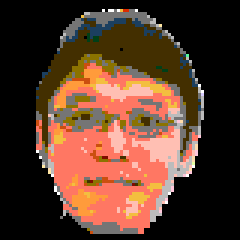
#> input picture recovered/oyaki-20260821/backups/host.bak.pre-rollback-20260820-175857/assets/takemuraface_fc6.png, 80 x 80 px (shown 3 times larger)
$ python block_breaker_selftest.py
#> lines starting #> are read from the running program, lines starting #| are printed output that depends on the picture; after the words box and inside, x2 and y2 are one past the last pixel; in counts of white or black regions, pixels touching at a corner belong together
### recovered/oyaki-20260821/backups/host.bak.pre-rollback-20260820-175857/block_breaker.py
#!/usr/bin/env python3
"""USBカメラで操作する192x384 RGB LEDブロック崩し。

主機でカメラ判定、ゲーム更新、FC6パレット番号での描画を完結する。完成フレームは
既存の UdpFrameSender が192x96ずつ4台のPiへ送るため、Pi側へ人物映像・人物マスク・
ゲームロジックを渡さない。
"""
from __future__ import annotations

import argparse
import ctypes
import ctypes.util
import json
import math
import signal
import sys
import time
from dataclasses import dataclass
from pathlib import Path
from typing import Iterable

import cv2
import numpy as np

HOST = Path(__file__).resolve().parent
for directory in (HOST, HOST / "test_mode"):
    if str(directory) not in sys.path:
        sys.path.insert(0, str(directory))

from palettes import FC6, FC6_BLACK, FC6_LIMIT, FC6_WHITE, PaletteMode  # noqa: E402
from test_mode import CANVAS_HEIGHT, CANVAS_WIDTH, PI_COUNT, UdpFrameSender, parse_pi  # noqa: E402


# 正本 host/palettes.py 内のFC6インデックスだけを使う。
SKY, SKY_DOT, PADDLE, PADDLE_EDGE, BALL = 0x1C, 0x20, 0x1E, 0x22, FC6_WHITE
TEXT, DIM = FC6_WHITE, 0x31

# cv2.waitKeyEx() の値はOS/バックエンドで異なる。ASCIIに加え、Linux/X11・
# macOS/Cocoa・Windowsで使われる代表値を受け入れる。
LEFT_KEYS = frozenset((81, 2424832, 65361, 63234))
RIGHT_KEYS = frozenset((83, 2555904, 65363, 63235))
UP_KEYS = frozenset((82, 2490368, 65362, 63232))
# OpenCVのwaitKeyExにはキー解放イベントがないため、キーリピート間を埋める最小限の保持時間を持たせる。
# これを長くすると、キーを離した後も慣性のように動いて見える。
# X11のキー状態取得が使えない環境でのフォールバック用。
KEYBOARD_EVENT_HOLD_SECONDS = 0.08
BOSS_IMAGE = HOST / "assets" / "takemuraface_fc6.png"


def load_boss_sprite(path: Path = BOSS_IMAGE) -> tuple[np.ndarray, np.ndarray]:
    """透過PNGをFC6インデックス画像と不透明マスクへ変換する。"""
    source = cv2.imread(str(path), cv2.IMREAD_UNCHANGED)
    if source is None:
        raise RuntimeError(f"ボス画像を読み込めない: {path}")
    if source.ndim != 3 or source.shape[2] != 4:
        raise RuntimeError(f"ボス画像はRGBA PNGでなければならない: {path}")
    rgb = source[:, :, :3][:, :, ::-1].astype(np.int32)
    palette = np.asarray([color[:3] for color in FC6], dtype=np.int32)
    distance = np.sum((rgb[:, :, None, :] - palette[None, None, :, :]) ** 2, axis=3)
    indexed = np.argmin(distance, axis=2).astype(np.uint8)
    return indexed, source[:, :, 3] > 0


# [15 lines left out: function rotate_frame, not called in this run]


@dataclass(frozen=True)
class BodyMeasurement:
    """ROI内で0〜1に正規化した重心・下端・面積。"""

    x: float
    y: float
    bottom: float
    area: float


@dataclass(frozen=True)
class PositionCalibration:
    """校正時のLEFT/CENTER/RIGHTをゲームの0/0.5/1へ対応付ける。"""

    left_x: float
    center_x: float
    right_x: float

    def __post_init__(self) -> None:
        values = (self.left_x, self.center_x, self.right_x)
        if not all(math.isfinite(value) for value in values):
            raise ValueError("左右位置の校正値は有限値である必要がある")
        if not self.left_x < self.center_x < self.right_x:
            raise ValueError("左右位置の校正値は left < center < right である必要がある")

    def map(self, x: float, mirror: bool = False) -> float:
        """非対称な実測幅を保ち、基準姿勢を必ずゲーム中央へ置く。"""
        if x <= self.center_x:
            position = 0.5 * (x - self.left_x) / (self.center_x - self.left_x)
        else:
            position = 0.5 + 0.5 * (x - self.center_x) / (self.right_x - self.center_x)
        position = min(1.0, max(0.0, position))
        return 1.0 - position if mirror else position


@dataclass(frozen=True)
class InputState:
    lateral: int = 0  # -1 LEFT, 0 IDLE, 1 RIGHT
    jump: bool = False  # 1フレームのイベント
    body_present: bool = False
    calibrated: bool = False
    #: 0..1 の絶対位置（0が画面左端）。カメラ入力時のみ入る。
    position: float | None = None


class InputClassifier:
    """校正済み重心の時系列をLEFT/RIGHT/JUMPへ変換する。"""

    #: 既定閾値のまま使う場合の「強制切替」倍率。--calibration 指定時も同じ比率を保つ。
    FORCE_RATIO = 1.7

    def __init__(
        self,
        samples: int = 30,
        jump_rise_y_min: float = 0.05,
        jump_rise_bottom_min: float = 0.04,
        left_delta_min: float = 0.10,
        right_delta_min: float = 0.10,
        center_tolerance: float = 0.045,
        baseline: "BodyMeasurement | None" = None,
        mirror: bool = False,
    ) -> None:
        self.mirror = bool(mirror)
        self.required_samples = max(3, samples)
        if (
            not math.isfinite(jump_rise_y_min)
            or not math.isfinite(jump_rise_bottom_min)
            or jump_rise_y_min <= 0
            or jump_rise_bottom_min <= 0
        ):
            raise ValueError("ジャンプ閾値は正の値")
        for name, value in (
            ("left_delta_min", left_delta_min),
            ("right_delta_min", right_delta_min),
            ("center_tolerance", center_tolerance),
        ):
            if not math.isfinite(value) or value <= 0:
                raise ValueError(f"{name} は正の値")
        if center_tolerance >= min(left_delta_min, right_delta_min):
            raise ValueError("center_tolerance は left/right の delta_min より小さい必要がある")
        self.jump_rise_y_min = float(jump_rise_y_min)
        self.jump_rise_bottom_min = float(jump_rise_bottom_min)
        self.left_delta_min = float(left_delta_min)
        self.right_delta_min = float(right_delta_min)
        self.center_tolerance = float(center_tolerance)
        self.samples: list[BodyMeasurement] = []
        self.baseline: BodyMeasurement | None = baseline
        self.fixed_baseline = baseline
        self.last: BodyMeasurement | None = None
        self.last_time = 0.0
        self.lateral = 0
        self.candidate = 0
        self.candidate_since = 0.0
        self.jump_latched = False
        self.last_jump = -math.inf

    @property
    def calibrated(self) -> bool:
        return self.baseline is not None

    # [11 lines left out: function reset, not called in this run]

    def update(self, body: BodyMeasurement | None, now: float) -> InputState:
        if body is None:
            self.last = None
            self.lateral = 0
            self.candidate = 0
            return InputState(calibrated=self.calibrated)
        if self.baseline is None:
            self.samples.append(body)
            if len(self.samples) >= self.required_samples:
                data = np.asarray([[v.x, v.y, v.bottom, v.area] for v in self.samples])
                values = np.median(data, axis=0)
                self.baseline = BodyMeasurement(*[float(v) for v in values])
                self.samples.clear()
            self.last, self.last_time = body, now
            return InputState(body_present=True, calibrated=self.calibrated)

        base = self.baseline
        velocity_x = 0.0 if self.last is None else (body.x - self.last.x) / max(.001, now - self.last_time)
        offset = body.x - base.x
        # direction は画像座標での向き（-1 が画像の左）。閾値はキャリブレ時と同じく
        # 画像座標で測ってあるので、判定は direction で行う。
        # target はゲームへ渡す向き。カメラは人を正面から撮るため、プレイヤーが自分の
        # 左へ動くと画像上では右へ動く。mirror はこの鏡像を吸収する。
        if offset <= -self.left_delta_min:
            direction, gate = -1, self.left_delta_min
        elif offset >= self.right_delta_min:
            direction, gate = 1, self.right_delta_min
        elif abs(offset) <= self.center_tolerance:
            direction, gate = 0, self.center_tolerance
        else:
            direction = -self.lateral if self.mirror else self.lateral
            gate = self.left_delta_min if direction < 0 else self.right_delta_min
        target = -direction if self.mirror else direction
        force = gate * self.FORCE_RATIO
        if target != self.lateral:
            if target != self.candidate:
                self.candidate, self.candidate_since = target, now
            elif target == 0 or ((velocity_x * direction >= .03 or abs(offset) >= force) and now - self.candidate_since >= .12):
                self.lateral, self.candidate = target, target
        else:
            self.candidate = target

        rise_y, rise_bottom = base.y - body.y, base.bottom - body.bottom
        pose = rise_y >= self.jump_rise_y_min and rise_bottom >= self.jump_rise_bottom_min
        jump = pose and not self.jump_latched and now - self.last_jump >= .65
        if jump:
            self.jump_latched, self.last_jump = True, now
        elif rise_y < self.jump_rise_y_min * .45 and rise_bottom < self.jump_rise_bottom_min * .45:
            self.jump_latched = False
        self.last, self.last_time = body, now
        return InputState(self.lateral, jump, True, True)


class CameraController:
    """MOG2背景差分 → 最大連結成分 → InputClassifier の入力段。"""

    # [65 lines left out: functions __init__, stage, not called in this run]

    @property
    def uses_fixed_baseline(self) -> bool:
        return self.classifier.fixed_baseline is not None

    def close(self) -> None:
        self.capture.release()

    # [84 lines left out: functions read, show_debug, not called in this run]


@dataclass
class Ball:
    x: float
    y: float
    vx: float = 0.0
    vy: float = 0.0


@dataclass(frozen=True)
class GameInput:
    lateral: int = 0
    launch: bool = False
    #: 0..1 の絶対位置。カメラ入力ではこれを使い、パドルを立ち位置へ直接置く。
    #: None のときだけ lateral による相対移動へ落ちる（キーボード操作など）。
    position: float | None = None


def keyboard_action(key: int) -> str | None:
    """OpenCVの拡張キーコードをゲーム操作へ正規化する。"""
    ascii_key = key & 0xFF
    if key in LEFT_KEYS or ascii_key in (ord("a"), ord("h")):
        return "left"
    if key in RIGHT_KEYS or ascii_key in (ord("d"), ord("l")):
        return "right"
    if key in UP_KEYS or ascii_key in (ord(" "), ord("w"), ord("k")):
        return "launch"
    if ascii_key == ord("r"):
        return "reset"
    if ascii_key == ord("q") or key == 27:
        return "quit"
    return None


class X11KeyboardState:
    """X11のキー状態を毎フレーム読む。キーリピート待ちと解放遅延をなくす。"""

    # [24 lines left out: function __init__, not called in this run]

    @property
    def available(self) -> bool:
        return self._lib is not None and self._display is not None

    # [24 lines left out: functions _keycodes, lateral, close, not called in this run]


class BlockBreaker:
    paddle_width, paddle_height, paddle_y = 42.0, 6.0, 350.0
    ball_radius, paddle_speed, initial_speed = 3.0, 175.0, 175.0
    #: 絶対位置追従の強さ。1.0 で完全直結、小さいほど滑らかだが遅れる。
    position_gain = 0.85
    #: この画素数までの誤差は輪郭の揺れとみなして動かさない。
    #: 誤差からこの分を差し引いてから追従するので、境界で段差にならない。
    position_deadzone = 3.0
    boss_scale = 1.20
    boss_y = 34.0  # 上端のプレイ領域(y=26)との間に8pxを残す。
    boss_max_hp, boss_damage = 100, 10
    damage_effect_duration = .24
    boss_transition_duration = .48  # 3回の点滅（点灯・消灯を3周期）
    boss_move_speed = 52.0
    clear_delay = 1.8

    def __init__(self) -> None:
        sprite, mask = load_boss_sprite()
        size = (round(sprite.shape[1] * self.boss_scale), round(sprite.shape[0] * self.boss_scale))
        self.boss_sprite = cv2.resize(sprite, size, interpolation=cv2.INTER_NEAREST)
        self.boss_mask = cv2.resize(mask.astype(np.uint8), size, interpolation=cv2.INTER_NEAREST) > 0
        self.boss_height, self.boss_width = self.boss_sprite.shape
        self.boss_x = (CANVAS_WIDTH - self.boss_width) / 2
        eroded = cv2.erode(self.boss_mask.astype(np.uint8), np.ones((3, 3), np.uint8))
        self.boss_edge = self.boss_mask & (eroded == 0)
        self.boss_edge_points = np.argwhere(self.boss_edge)
        self.lives = 3
        self.boss_hp = self.boss_max_hp
        self.boss_defeated = False
        self.paddle_x = 0.0
        self.ball = Ball(0.0, 0.0)
        self.serving = True
        self.game_started = False
        self.boss_collision_armed = False
        self.damage_effect_remaining = 0.0
        self.life_loss_feedback_active = False
        self.life_loss_blink_elapsed = 0.0
        self.life_loss_slot = -1
        self.boss_transition_remaining = 0.0
        self.boss_move_active = False
        self.boss_move_vx = self.boss_move_speed
        self.clear_remaining = 0.0
        self.game_over_until = 0.0
        self.reset(full=True)

    # [251 lines left out: functions reset, _place_ball_at_mouth, _launch, _ball_overlaps_boss, _boss_contact_normal, _hit_boss and 4 more, not called in this run]


class Calibration:
    """camera_calibrate.py が出力した camera_calibration.json の必要項目。

    閾値は「回転後・ROI適用後・processed_size へリサイズした座標系」で測られている。
    そのため撮影条件（回転・ROI・処理サイズ・露出）も併せて取り込む必要がある。
    """

    def __init__(self, data: dict, path: Path, zone: str | None = None) -> None:
        # distance_probe.py が出す複数距離帯형式にも対応する。
        zones = data.get("zones")
        self.zone = None
        if zones:
            available = sorted(zones)
            if zone is None:
                raise ValueError(f"{path} は距離帯を持つ。--calibration-zone で選ぶ: {available}")
            if zone not in zones:
                raise ValueError(f"{path} に距離帯 {zone} が無い。選べるのは {available}")
            entry = zones[zone]
            self.zone = zone
        else:
            if zone is not None:
                raise ValueError(f"{path} は単一のキャリブレーションで、距離帯を選べない")
            entry = data
        if not entry.get("valid") or entry.get("status") != "PASS":
            reasons = entry.get("quality", {}).get("reasons") or ["理由の記録なし"]
            raise ValueError(f"{path} は valid/PASS ではない: {reasons}")
        thresholds = entry["thresholds"]
        camera = data["camera"]
        self.path = path
        self.date = data.get("date", "不明")
        self.jump_rise_y_min = float(thresholds["jump"]["rise_y_min"])
        self.jump_rise_bottom_min = float(thresholds["jump"]["rise_bottom_min"])
        self.left_delta_min = float(thresholds["left"]["delta_min"])
        self.right_delta_min = float(thresholds["right"]["delta_min"])
        self.center_tolerance = float(thresholds["center_tolerance"]["x"])
        # 閾値はこの baseline を基準に測った相対量なので、必ずセットで使う。
        # 別の baseline に当てると rise/offset の意味が変わり判定が成立しない。
        base = entry.get("baseline") or {}
        self.baseline = None
        self.position_calibration = None
        if all(key in base for key in ("x", "y", "bottom", "area")):
            self.baseline = BodyMeasurement(
                float(base["x"]), float(base["y"]), float(base["bottom"]), float(base["area"])
            )
            left_x = thresholds["left"].get("x_max")
            right_x = thresholds["right"].get("x_min")
            if left_x is not None and right_x is not None:
                self.position_calibration = PositionCalibration(
                    float(left_x), self.baseline.x, float(right_x)
                )
        self.rotation = str(camera["rotation"])
        self.capture_width = int(camera["requested_width"])
        self.capture_height = int(camera["requested_height"])
        self.capture_fps = float(camera["fps"])
        requested = camera["exposure"]["requested"]
        self.exposure = (float(requested["auto"]), float(requested["shutter"]), float(requested["gain"]))
        self.device = int(camera["device"])
        size = data["ROI"]["processed_size"]
        self.process_size = (int(size[0]), int(size[1]))
        after = data["ROI"]["after_rotation"]
        self.roi = None if after is None else tuple(int(v) for v in after)

    # [113 lines left out: functions summary, load_calibration, parse_range, parse_roi, parser, not called in this run]


def preview(indexed: np.ndarray) -> np.ndarray:
    return np.asarray([item[:3] for item in FC6], np.uint8)[indexed][:, :, ::-1]


# [176 lines left out: functions given_options, main, not called in this run]


# [2 lines that do not run on import are left out]

### recovered/oyaki-20260821/backups/host.bak.pre-rollback-20260820-175857/block_breaker_selftest.py
#!/usr/bin/env python3
"""カメラ非依存のブロック崩し・入力分類器検証。"""
from __future__ import annotations

import sys
from pathlib import Path

import numpy as np

sys.path.insert(0, str(Path(__file__).resolve().parent))
from block_breaker import (  # noqa: E402
    BodyMeasurement,
    BlockBreaker,
    Calibration,
    GameInput,
    InputClassifier,
    PositionCalibration,
    keyboard_action,
)
from palettes import FC6_LIMIT, FC6_WHITE  # noqa: E402


def main() -> int:
    errors: list[str] = []
    position_calibration = PositionCalibration(.3625, .4494, .5500)
    for x, expected in ((.3625, 0.0), (.4494, .5), (.5500, 1.0)):
        if abs(position_calibration.map(x) - expected) > 1e-6:
            errors.append(f"校正済み横位置を対応付けない: x={x}")
    if position_calibration.map(.3625, mirror=True) != 1.0 or position_calibration.map(.5500, mirror=True) != 0.0:
        errors.append("校正済み横位置を鏡像反転しない")

    calibration_data = {
        "version": "1.0-multi",
        "date": "selftest",
        "camera": {
            "device": 0,
            "requested_width": 320,
            "requested_height": 240,
            "fps": 30.0,
            "rotation": "ccw",
            "exposure": {"requested": {"auto": 1.0, "shutter": 312.0, "gain": 2.0}},
        },
        "ROI": {"after_rotation": None, "processed_size": [240, 320]},
        "zones": {
            "MID": {
                "valid": True,
                "status": "PASS",
                "baseline": {"x": .4494, "y": .2925, "bottom": .7844, "area": .2229},
                "thresholds": {
                    "center_tolerance": {"x": .0081},
                    "jump": {"rise_y_min": .0554, "rise_bottom_min": .2445},
                    "left": {"delta_min": .0869, "x_max": .3625},
                    "right": {"delta_min": .1006, "x_min": .5500},
                },
            }
        },
    }
    loaded = Calibration(calibration_data, Path("selftest-calibration.json"), "MID")
    if loaded.position_calibration is None or abs(loaded.position_calibration.map(.4494) - .5) > 1e-6:
        errors.append("校正JSONのLEFT/CENTER/RIGHTを横位置へ対応付けない")

    classifier = InputClassifier(samples=3)
    for step in range(3):
        classifier.update(BodyMeasurement(.5, .5, .9, .2), step * .05)
    if not classifier.calibrated:
        errors.append("姿勢校正を完了しない")
    left = classifier.update(BodyMeasurement(.22, .5, .9, .2), .20)
    left = classifier.update(BodyMeasurement(.20, .5, .9, .2), .35)
    if left.lateral != -1:
        errors.append("LEFTを確定しない")
    jump = classifier.update(BodyMeasurement(.5, .35, .77, .2), 1.2)
    if not jump.jump:
        errors.append("JUMPを確定しない")
    for key, expected in ((ord("a"), "left"), (83, "right"), (ord(" "), "launch"), (ord("r"), "reset")):
        if keyboard_action(key) != expected:
            errors.append(f"キーボード操作の変換が不正: {key} -> {keyboard_action(key)}")
    game = BlockBreaker()
    if game.boss_width <= 80 or game.boss_height <= 80:
        errors.append("ボス画像を拡大しない")
    if game.boss_y - 26 < game.ball_radius * 2:
        errors.append("拡大後のボス上部にボールの隙間を残さない")
    start_x = game.paddle_x
    game.step(.1, GameInput(lateral=1), .1)
    if game.paddle_x <= start_x:
        errors.append("RIGHTでパドルが動かない")
    game.step(0, GameInput(launch=True), .2)
    if game.serving or game.ball.vy <= 0:
        errors.append("ボスの口からプレイヤー方向へボールを発射しない")
    initial = BlockBreaker().render("READY")
    if int(initial[12, 164]) == FC6_WHITE:
        errors.append("スタート時に残機の白丸を表示する")
    playing = game.render("READY")
    if int(playing[12, 164]) != FC6_WHITE:
        errors.append("プレイ中に残機の白丸を表示しない")
    game._lose_ball(.3)
    after_loss = game.render("READY")
    if int(after_loss[12, 164]) != FC6_WHITE or int(after_loss[12, 189]) != FC6_WHITE:
        errors.append("ミス後に残機と減った位置の点滅輪郭を表示しない")
    for step in range(40):
        game.step(.04, GameInput(), .4 + step * .04)
    if not game.life_loss_feedback_active:
        errors.append("JUMP前に残機減少の点滅を終了する")
    game.step(0, GameInput(launch=True), 2.1)
    if game.life_loss_feedback_active:
        errors.append("JUMP後も残機減少の点滅を表示する")
    game.boss_defeated = True
    cleared = game.render("READY")
    if int(cleared[12, 164]) == FC6_WHITE:
        errors.append("クリア時に残機の白丸を表示する")
    game.boss_defeated = False

    # [20 lines left out: function check_boss_face, not called in this run]

    edge_points = game.boss_edge_points
    check_boss_face("左側面", edge_points[np.argmin(edge_points[:, 1])], (-game.ball_radius + .25, 0), (220, 0), "left")
    check_boss_face("上面", edge_points[np.argmin(edge_points[:, 0])], (0, -game.ball_radius + .25), (0, 220), "up")
    check_boss_face("下面", edge_points[np.argmax(edge_points[:, 0])], (0, game.ball_radius - .25), (0, -220), "down")

    game.reset(full=True)
    game.boss_hp = 60
    point = game.boss_edge_points[np.argmax(game.boss_edge_points[:, 0])]
    game.serving = False
    game.boss_collision_armed = True
    game.ball.x = game.boss_x + float(point[1])
    game.ball.y = game.boss_y + float(point[0]) + game.ball_radius - .25
    game.ball.vx, game.ball.vy = 0, -220
    if not game._hit_boss() or game.boss_hp != 50:
        errors.append("HP半分到達時のボスダメージを処理しない")
    if game.boss_move_active or game.boss_transition_remaining <= 0.0:
        errors.append("HP半分到達時に3回点滅の待機へ入らない")
    game.serving = True
    x_before_move = game.boss_x
    for step in range(20):
        game.step(.04, GameInput(), .5 + step * .04)
    if not game.boss_move_active or game.boss_x == x_before_move:
        errors.append("3回点滅後にボスが左右移動を開始しない")

    game.reset(full=True)
    game.boss_hp = game.boss_damage
    point = game.boss_edge_points[np.argmax(game.boss_edge_points[:, 0])]
    game.serving = False
    game.boss_collision_armed = True
    game.ball.x = game.boss_x + float(point[1])
    game.ball.y = game.boss_y + float(point[0]) + game.ball_radius - .25
    game.ball.vx, game.ball.vy = 0, -220
    game._hit_boss()
    if not game.boss_defeated or game.clear_remaining <= 0.0:
        errors.append("クリア時の自動リセット待機に入らない")
    for step in range(50):
        game.step(.04, GameInput(), 1.5 + step * .04)
    if game.boss_defeated or game.boss_hp != game.boss_max_hp or game.lives != 3 or not game.serving:
        errors.append("クリア後に初期画面へ自動復帰しない")

    for step in range(120):
        frame = game.render("READY")
        if frame.shape != (384, 192) or int(frame.max()) >= FC6_LIMIT:
            errors.append("FC6の192x384フレームを維持しない")
            break
        game.step(1 / 60, GameInput(-1 if step % 60 < 30 else 1), .4 + step / 60)
    for error in errors:
        print(f"ERROR: {error}")
    print(f"{len(errors)} errors")
    return 1 if errors else 0


if __name__ == "__main__":
    raise SystemExit(main())
#> in load_boss_sprite, source is the input picture: shape (80, 80, 4); mean B, G, R, A 42, 58, 88.9, 126.1
#> in load_boss_sprite, `indexed = np.argmin(distance, axis=2).astype(np.uint8)`:
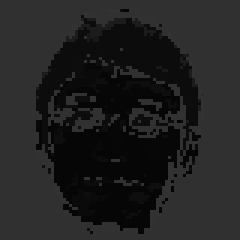
#> indexed: shape (80, 80) (shown 3 times larger); min 3, max 51, mean 32.7
#> in __init__, `sprite, mask = load_boss_sprite()`:
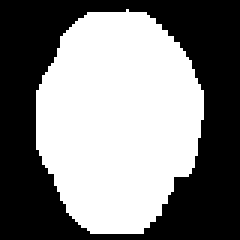
#> mask: shape (80, 80) bool (shown 3 times larger); 50.3% white; 1 black region, box (x1, y1, x2, y2) and area: (0, 0, 80, 80) 3178
#> in __init__, `self.boss_sprite = cv2.resize(sprite, size, interpolation=cv2.INTER_NE..`:
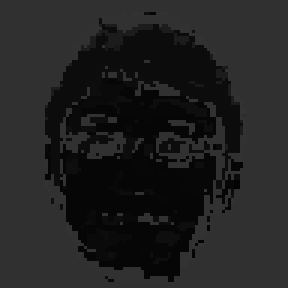
#> self.boss_sprite: shape (96, 96) (shown 3 times larger); min 3, max 51, mean 32.7
#> in __init__, `self.boss_mask = cv2.resize(mask.astype(np.uint8), size, interpolation..`:
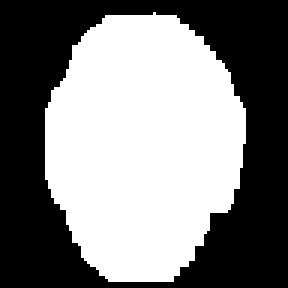
#> self.boss_mask: shape (96, 96) bool (shown 3 times larger); 50.4% white; 1 black region, box (x1, y1, x2, y2) and area: (0, 0, 96, 96) 4571
#> (the run stopped early here; a loop or call above may not have finished)
